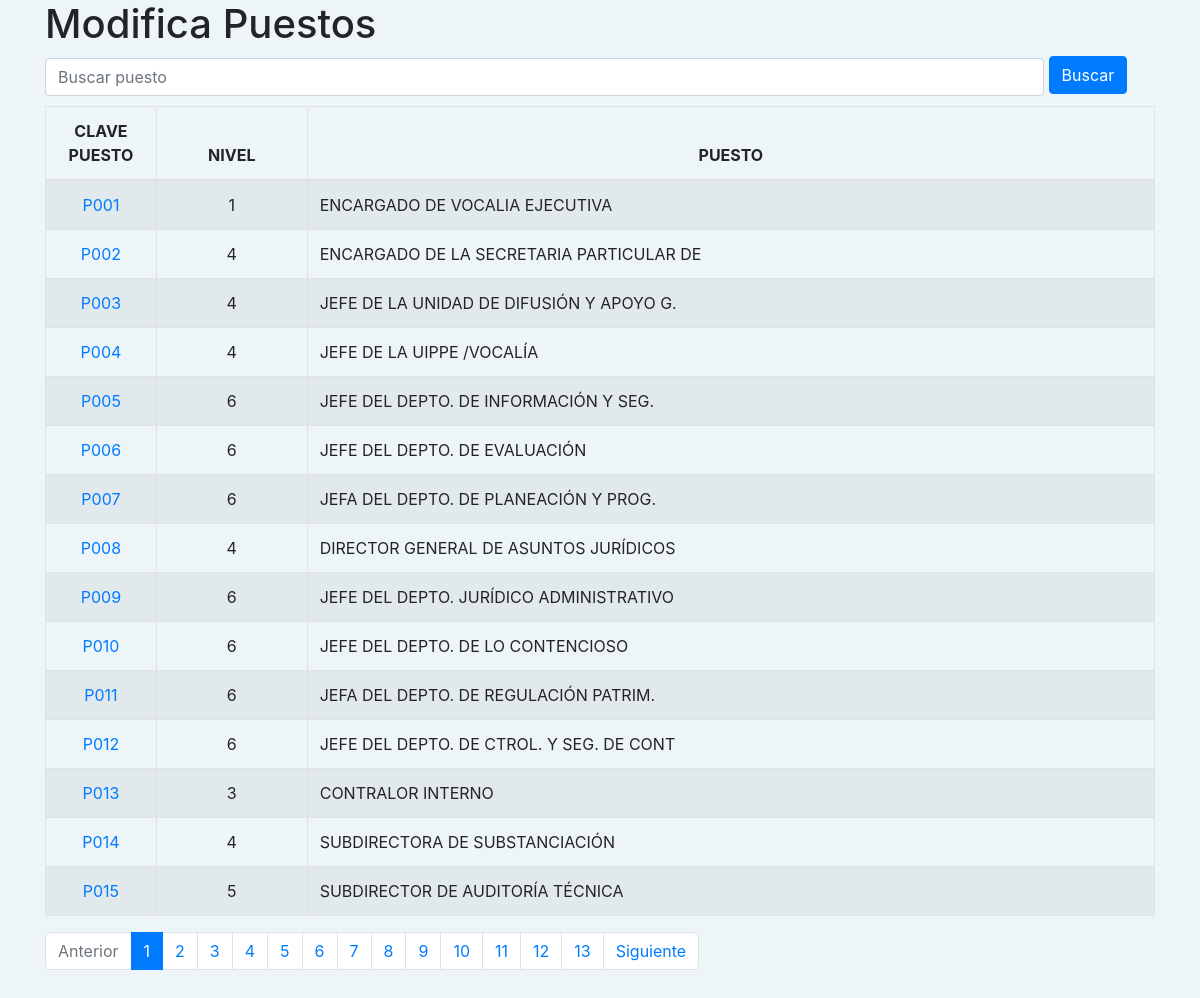
Screenshot of /lista_mod_puesto.php?pagina=1 with the database file from the repository.
### tables this page shows
CREATE TABLE IF NOT EXISTS `puestos` (
  `id` int(11) NOT NULL AUTO_INCREMENT,
  `clave` varchar(4) DEFAULT NULL,
  `nivel` smallint(1) DEFAULT 0,
  `puesto` varchar(200) DEFAULT NULL,
  `fac_1` varchar(5) DEFAULT NULL,
  `fac_2` varchar(5) DEFAULT NULL,
  `fac_3` varchar(5) DEFAULT NULL,
  `fac_4` varchar(5) DEFAULT NULL,
  `fac_5` varchar(5) DEFAULT NULL,
  `fac_6` varchar(5) DEFAULT NULL,
  `fac_7` varchar(5) DEFAULT NULL,
  `fac_8` varchar(5) DEFAULT NULL,
  `fac_9` varchar(5) DEFAULT NULL,
  `fac_10` varchar(5) DEFAULT NULL,
  `fac_11` varchar(5) DEFAULT NULL,
  `fac_12` varchar(5) DEFAULT NULL,
  `fac_13` varchar(5) DEFAULT NULL,
  `fac_14` varchar(5) DEFAULT NULL,
  `fac_15` varchar(5) DEFAULT NULL,
  `fac_16` varchar(5) DEFAULT NULL,
  `fac_17` varchar(5) DEFAULT NULL,
  `fac_18` varchar(5) DEFAULT NULL,
  `fac_19` varchar(5) DEFAULT NULL,
  `fac_20` varchar(5) DEFAULT NULL,
  `fac_21` varchar(5) DEFAULT NULL,
  `fac_22` varchar(5) DEFAULT NULL,
  `fac_23` varchar(5) DEFAULT NULL,
  `fac_24` varchar(5) DEFAULT NULL,
  `fac_25` varchar(5) DEFAULT NULL,
  `fac_26` varchar(5) DEFAULT NULL,
  `fac_27` varchar(5) DEFAULT NULL,
  `fac_28` varchar(5) DEFAULT NULL,
  `fac_29` varchar(5) DEFAULT NULL,
  `fac_30` varchar(5) DEFAULT NULL,
  `fac_31` varchar(5) DEFAULT NULL,
  `fac_32` varchar(5) DEFAULT NULL,
  `fac_33` varchar(5) DEFAULT NULL,
  `fac_34` varchar(5) DEFAULT NULL,
  `fac_35` varchar(5) DEFAULT NULL,
  `fac_36` varchar(5) DEFAULT NULL,
  `fac_37` varchar(5) DEFAULT NULL,
  `fac_38` varchar(5) DEFAULT NULL,
  `fac_39` varchar(5) DEFAULT NULL,
  `fac_40` varchar(5) DEFAULT NULL,
  `fac_41` varchar(5) DEFAULT NULL,
  `fac_42` varchar(5) DEFAULT NULL,
  `fac_43` varchar(5) DEFAULT NULL,
  `fac_44` varchar(5) DEFAULT NULL,
  `fac_45` varchar(5) DEFAULT NULL,
  `fac_46` varchar(5) DEFAULT NULL,
  `fac_47` varchar(5) DEFAULT NULL,
  `fac_48` varchar(5) DEFAULT NULL,
  `fac_49` varchar(5) DEFAULT NULL,
  `fac_50` varchar(5) DEFAULT NULL,
  `fac_51` varchar(5) DEFAULT NULL,
  `fac_52` varchar(5) DEFAULT NULL,
  `baja` tinyint(1) DEFAULT 0,
  PRIMARY KEY (`id`)
);

### lista_mod_puesto.php (the view, shortened to what this page needs)
<?php
include_once("Connections/cedulas.php");
try {
    $sql = "SELECT * FROM puestos WHERE baja = 0 ORDER by id";
    $pto = $conexion->prepare($sql);
    $pto->execute();
    $puestos_x_pagina = 15;
    $total_puestos_bd = $pto->rowCount();
    $paginas = $total_puestos_bd/$puestos_x_pagina;
    $paginas = ceil($paginas);
}catch(PDOException $e) {
    echo $e->getMessage();
}
?>
<!DOCTYPE html>
<html lang="es">
<head>
	<link rel="stylesheet" href="https://stackpath.bootstrapcdn.com/bootstrap/4.1.3/css/bootstrap.min.css">
    <link rel="stylesheet" type="text/css" href="css/acomoda.css">
</head>
<body>
	<div class="container  my-5">
            <h1>Modifica Puestos</h1>
            <form method="POST" action="" onSubmit="return validarForm(this)">
                <input type="text" class="form-control" placeholder="Buscar puesto" name="palabra" style="width: 90%; display: inline-block; margin-bottom: 10px;">
                <button type="submit" class="btn btn-primary" name="buscar" id="buscar" value="&rarr;" style="margin-bottom: 8px;">Buscar</button>
            </form>
            <?php
            $iniciar = ((int)$_GET['pagina']-1)*$puestos_x_pagina;
            if(isset($_POST['buscar'])) {
                try {
                    $sql_pto = "SELECT * FROM puestos WHERE baja = 0 AND puesto like '%".$_POST['palabra']."%' ORDER BY id LIMIT :iniciar,:ndictamenes";
                    $sentencia_pto = $conexion->prepare($sql_pto);
                    $sentencia_pto->bindParam(':iniciar', $iniciar, PDO::PARAM_INT);
                    $sentencia_pto->bindParam(':ndictamenes', $puestos_x_pagina, PDO::PARAM_INT);
                    $sentencia_pto->execute();
                }catch(PDOException $e) {
                    echo $e->getMessage();
                }
            } else {
                try {
                    $sql_pto = "SELECT * FROM puestos WHERE baja = 0 ORDER BY id LIMIT :iniciar,:ndictamenes";
                    $sentencia_pto = $conexion->prepare($sql_pto);
                    $sentencia_pto->bindParam(':iniciar', $iniciar, PDO::PARAM_INT);
                    $sentencia_pto->bindParam(':ndictamenes', $puestos_x_pagina, PDO::PARAM_INT);
                    $sentencia_pto->execute();
                }catch(PDOException $e) {
                    echo $e->getMessage();
                }
            }
            $resultado_pto = $sentencia_pto->fetchAll();
            ?>
            <table class="table table-striped table-bordered">
                <thead>
                    <tr style="text-align: center;">
                        <th>CLAVE PUESTO</th>
                        <th>NIVEL</th>
                        <th>PUESTO</th>
                    </tr>
                </thead>
                <?php
                foreach($resultado_pto as $ptos):
                ?>
                    <tr>
                        <td style="text-align: center; width: 10%;"><a href="modPuesto.php?recordID=<?php echo $ptos['clave']; ?>"><?php echo $ptos['clave']; ?></a></td>
                        <td style="text-align: center;"><?php echo $ptos['nivel']; ?></td>
                        <td style="text-align: left;"><?php echo $ptos['puesto']; ?></td>
                    </tr>
                <?php endforeach ?>
            </table>
            <nav aria-label="Page navigatíon example">
                <ul class="pagination">
                    <li class="page-item <?php echo $_GET['pagina']<=1 ? 'disabled' : '' ?>">
                        <a class="page-link" href="lista_mod_puesto.php?pagina=<?php echo (int)$_GET['pagina']-1; ?>">  Anterior</a>
                    </li>
                    <?php for($i=0;$i<$paginas;$i++): ?>
                        <li class="page-item <?php echo $_GET['pagina']==$i+1 ? 'active' : '' ?>">
                            <a class="page-link" href="lista_mod_puesto.php?pagina=<?php echo $i+1; ?>">
                                <?php echo $i+1; ?>
                            </a>
                        </li>
                    <?php endfor ?>
                    <li class="page-item <?php echo $_GET['pagina']>=$paginas ? 'disabled' : '' ?>">
                        <a class="page-link" href="lista_mod_puesto.php?pagina=<?php echo (int)$_GET['pagina']+1; ?>">Siguiente</a>
                    </li>
                </ul>
            </nav>
        </div>
</body>
</html>

### css/acomoda.css (style rules this page uses)
.my-5 { margin-top: 0 !important; }

### lista_mod_puesto.php (style rules this page uses)
body { background-color: #eef5f9; }

### rows the page displays
puestos: clave "P001", nivel "1", puesto "ENCARGADO DE VOCALIA EJECUTIVA"
puestos: clave "P002", nivel "4", puesto "ENCARGADO DE LA SECRETARIA PARTICULAR DE"
puestos: clave "P003", nivel "4", puesto "JEFE DE LA UNIDAD DE DIFUSIÓN Y APOYO G."
puestos: clave "P004", nivel "4", puesto "JEFE DE LA UIPPE /VOCALÍA"
puestos: clave "P005", nivel "6", puesto "JEFE DEL DEPTO. DE INFORMACIÓN Y SEG."
puestos: clave "P006", nivel "6", puesto "JEFE DEL DEPTO. DE EVALUACIÓN"
puestos: clave "P007", nivel "6", puesto "JEFA DEL DEPTO. DE PLANEACIÓN Y PROG."
puestos: clave "P008", nivel "4", puesto "DIRECTOR GENERAL DE ASUNTOS JURÍDICOS"
puestos: clave "P009", nivel "6", puesto "JEFE DEL DEPTO. JURÍDICO ADMINISTRATIVO"
puestos: clave "P010", nivel "6", puesto "JEFE DEL DEPTO. DE LO CONTENCIOSO"
puestos: clave "P011", nivel "6", puesto "JEFA DEL DEPTO. DE REGULACIÓN PATRIM."
puestos: clave "P012", nivel "6", puesto "JEFE DEL DEPTO. DE CTROL. Y SEG. DE CONT"
puestos: clave "P013", nivel "3", puesto "CONTRALOR INTERNO"
puestos: clave "P014", nivel "4", puesto "SUBDIRECTORA DE SUBSTANCIACIÓN"
puestos: clave "P015", nivel "5", puesto "SUBDIRECTOR DE AUDITORÍA TÉCNICA"
